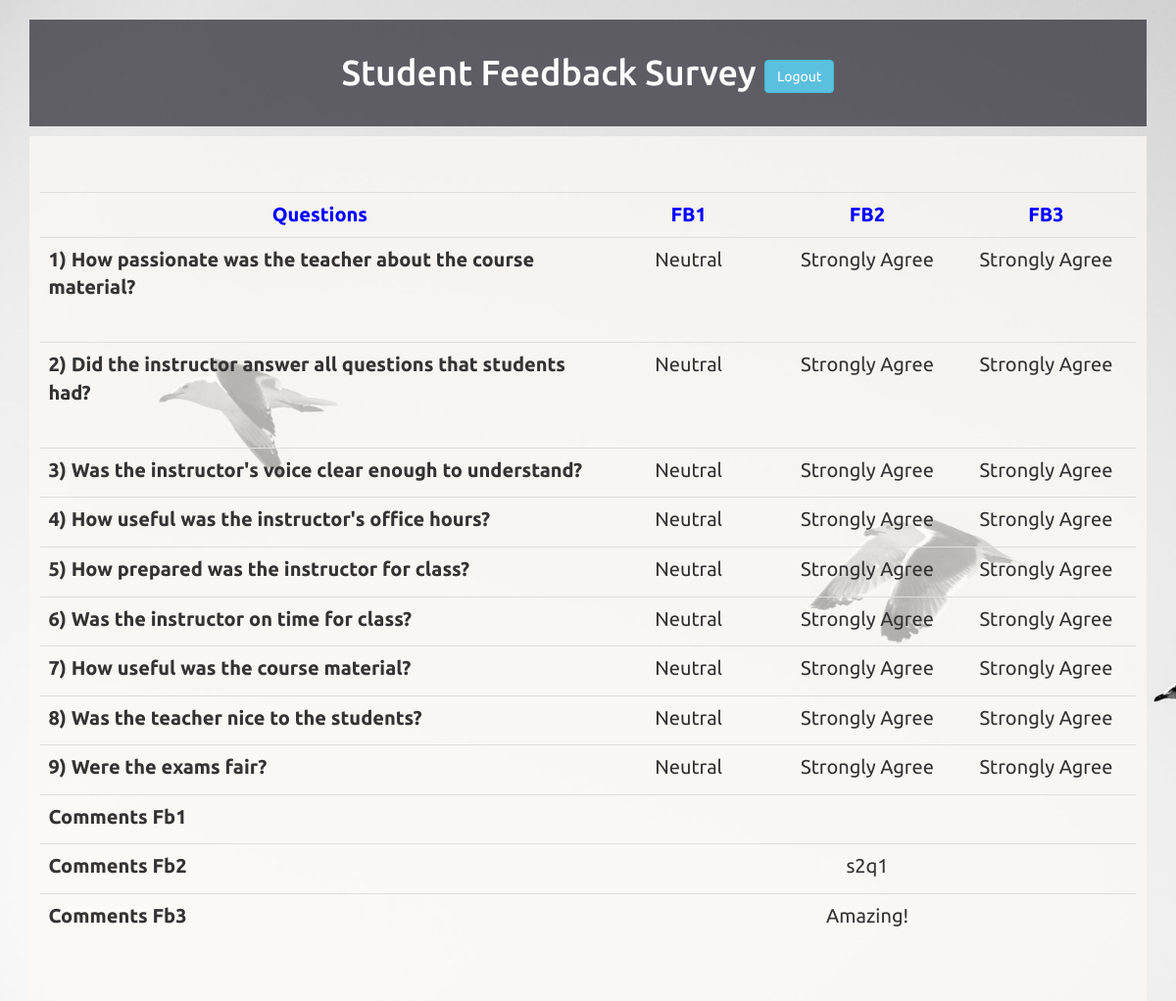
/stats.php?q=COMP1510-A00100100 (signed in), run on the app's committed database.
### tables this page shows
CREATE TABLE `feedback` (
  `course-teacher_id` varchar(20) NOT NULL,
  `q1` int(1) DEFAULT NULL,
  `q2` int(1) DEFAULT NULL,
  `q3` int(1) DEFAULT NULL,
  `q4` int(1) DEFAULT NULL,
  `q5` int(1) DEFAULT NULL,
  `q6` int(1) DEFAULT NULL,
  `q7` int(1) DEFAULT NULL,
  `q8` int(1) DEFAULT NULL,
  `q9` int(1) DEFAULT NULL,
  `q10` varchar(250) NOT NULL
);

### stats.php (the view, shortened to what this page needs)
<?php
$host = "localhost";
$username = "id4166117_student";
$password = "student";
$dbName = "id4166117_student";
$link = mysqli_connect($host,$username,$password,$dbName);
$pull_id = $_GET["q"];
   $query = "SELECT * FROM `feedback` WHERE `course-teacher_id` like '$pull_id'";
  	$results = mysqli_query($link, $query);
  	$count = 0;
    while($temp = mysqli_fetch_array($results, MYSQLI_NUM)){
       $row[$count] = $temp;
       $count++;
    }
    function select_response($var) {
    $feedback = $var;
        switch ($feedback) {
            case 1:
                return "Strongly Agree";
                break;
            case 3:
                return "Neutral";
                break;
        }
    }
?>
<!DOCTYPE html>
<html>
	<head>
		<link rel="stylesheet" href="https://maxcdn.bootstrapcdn.com/bootstrap/3.3.7/css/bootstrap.min.css">
		<link href="stylesheet/style.css" rel="stylesheet">
	</head>
	<body>
		<div class="container text-center">
				<h1 id="title">Student Feedback Survey
				<a class="btn btn-info" href="logout.php" class="logout">Logout</a>
				</h1>
				<div class="row">
				<div class="col-lg-12 col-md-12 col-sm-12 col-xs-12">
				<div id="group2">
							<table class = "table">
									<col width = "50%">
									<col width = "16%">
									<col width = "16%">
									<col width = "16%">
								<tr >
									<th class = "text-center">Questions
									</th>
									<?php
									  for($i = 0; $i < $count; $i++){
									      echo "<th class = 'text-center'>FB".($i + 1)."</th>";
									  }
									?>
								</tr>
								<tr>
									<td>
										<label>1) How passionate was the teacher about the course material?</label>&nbsp;&nbsp;</td>
									<?php
									  for($i = 0; $i < $count; $i++){
									      $data = $row[$i][1];
									      echo "<td class = 'text-center'>".(select_response($data))."</td>";
									  }
									?>
								</tr>
								<tr>
									<td>
										<label>2) Did the instructor answer all questions that students had?</label>&nbsp;&nbsp;
									</td>
									<?php
									  for($i = 0; $i < $count; $i++){
									      $data = $row[$i][2];
									      echo "<td class = 'text-center'>".(select_response($data))."</td>";
									  }
									?>
								</tr>
								<tr>
									<td>
										<label>3) Was the instructor's voice clear enough to understand?</label>&nbsp;&nbsp;
									</td>
									<?php
									  for($i = 0; $i < $count; $i++){
									      $data = $row[$i][3];
									      echo "<td class = 'text-center'>".(select_response($data))."</td>";
									  }
									?>
								</tr>
								<tr>
									<td>
										<label>4) How useful was the instructor's office hours?</label>&nbsp;&nbsp;
									</td>
									<?php
									  for($i = 0; $i < $count; $i++){
									      $data = $row[$i][4];
									      echo "<td class = 'text-center'>".(select_response($data))."</td>";
									  }
									?>
								</tr>
								<tr>
									<td>
										<label>5) How prepared was the instructor for class?</label>&nbsp;&nbsp;
									</td>
									<?php
									  for($i = 0; $i < $count; $i++){
									      $data = $row[$i][5];
									      echo "<td class = 'text-center'>".(select_response($data))."</td>";
									  }
									?>
								</tr>
								<tr>
									<td>
										<label>6) Was the instructor on time for class?</label>&nbsp;&nbsp;
									</td>
								    <?php
									  for($i = 0; $i < $count; $i++){
									      $data = $row[$i][6];
									      echo "<td class = 'text-center'>".(select_response($data))."</td>";
									  }
									?>
								</tr>
								<tr>
									<td>
										<label>7) How useful was the course material?</label>&nbsp;&nbsp;
									</td>
									<?php
									  for($i = 0; $i < $count; $i++){
									      $data = $row[$i][7];
									      echo "<td class = 'text-center'>".(select_response($data))."</td>";
									  }
									?>
								</tr>
								<tr>
									<td>
										<label>8) Was the teacher nice to the students?</label>&nbsp;&nbsp;
									</td>
									<?php
									  for($i = 0; $i < $count; $i++){
									      $data = $row[$i][8];
									      echo "<td class = 'text-center'>".(select_response($data))."</td>";
									  }
									?>
								</tr>
								<tr>
									<td>
										<label>9) Were the exams fair?</label>&nbsp;&nbsp;
									</td>
									<?php
									  for($i = 0; $i < $count; $i++){
									      $data = $row[$i][9];
									      echo "<td class = 'text-center'>".(select_response($data))."</td>";
									  }
									?>
								</tr>
								<?php
									  for($i = 0; $i < $count; $i++){
									      $data = $row[$i][10];
        							        echo "<tr >
                                                    <td>
                                                        <label>Comments Fb".($i + 1)."</label>
                                                    </td>
                                                    <td colspan='".$count."'>$data</td>
                                                </tr>";
									  }
									?>
							</table>
						<br />
						</div>
					</div>
			</div>
		</div>
	</body>
</html>

### stylesheet/style.css (style rules this page uses)
body { font-family: 'Ubuntu', sans-serif; font-size:2em; background-image:url(../images/bg.jpg); background-size:cover; right:0; left:0; top:0; bottom:0; }
#title { color:white; background-color:rgba(40, 38, 47, 0.7); padding:3% 0; }
#group2 { background-color:rgba(252,250,244,0.7); padding-top:5%; padding-left:1%; padding-right:1%; padding-bottom:1%; }
th { color: blue; }
tr > td:first-child { text-align: left; }

### data on the page
feedback: q1 "Neutral", q2 "Neutral", q3 "Neutral", q4 "Neutral", q5 "Neutral", q6 "Neutral", q7 "Neutral", q8 "Neutral", q9 "Neutral"
feedback: q1 "Strongly Agree", q2 "Strongly Agree", q3 "Strongly Agree", q4 "Strongly Agree", q5 "Strongly Agree", q6 "Strongly Agree", q7 "Strongly Agree", q8 "Strongly Agree", q9 "Strongly Agree", q10 "s2q1"
feedback: q1 "Strongly Agree", q2 "Strongly Agree", q3 "Strongly Agree", q4 "Strongly Agree", q5 "Strongly Agree", q6 "Strongly Agree", q7 "Strongly Agree", q8 "Strongly Agree", q9 "Strongly Agree", q10 "Amazing!"
